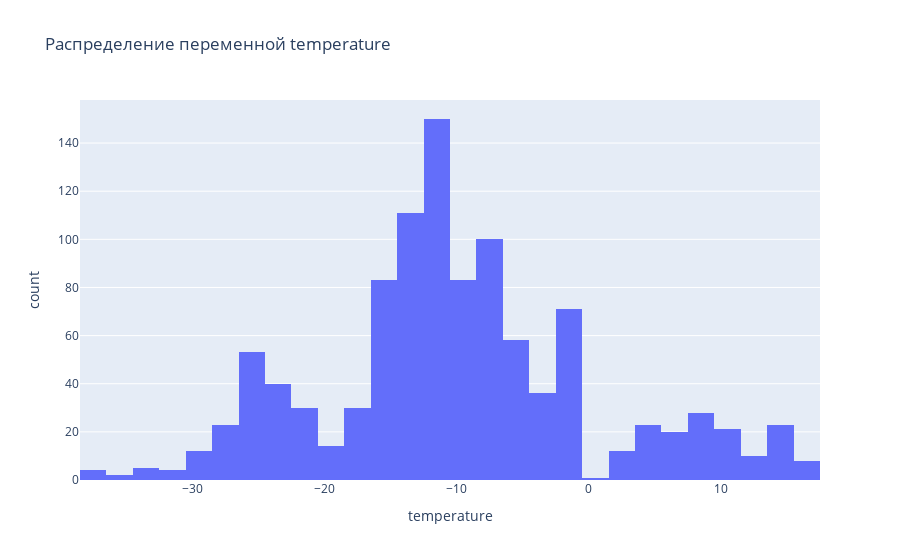
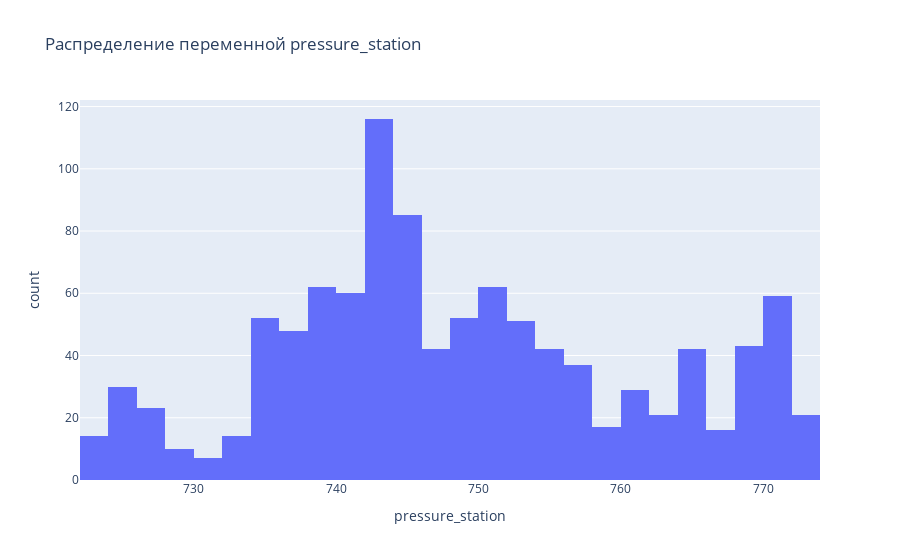
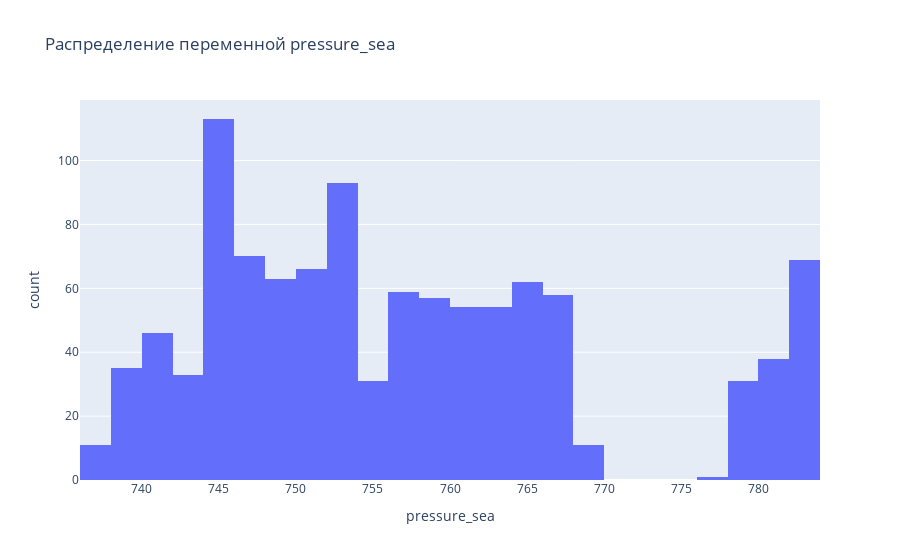
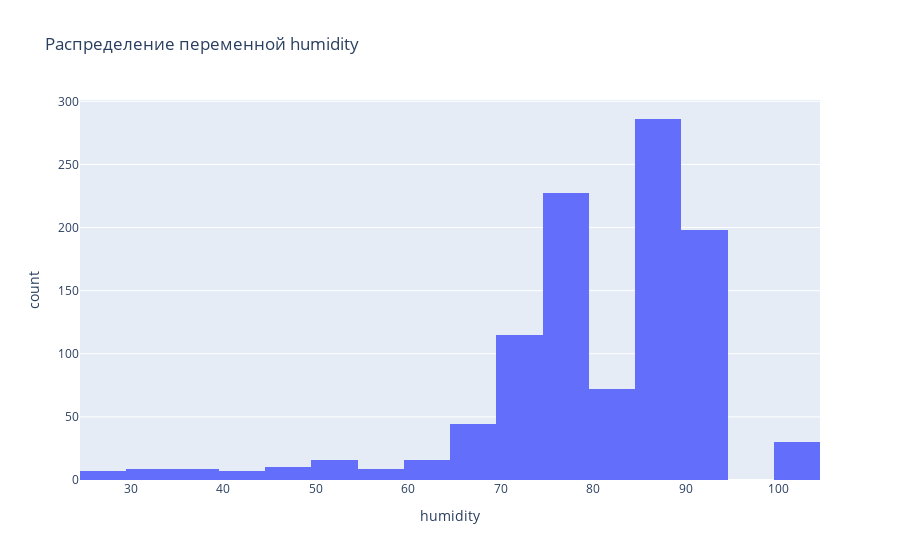

Here is the notebook cell these charts were saved with, in order:
### Code cell
import plotly.express as px
num_cols = df.select_dtypes(include='number').columns

for col in num_cols:
    fig = px.histogram(df, x=col, nbins=30, title=f'Распределение переменной {col}')
    fig.show()

### Figure 1 — Plotly figure (JSON) as saved in the notebook; plotly's stock layout.template omitted (floating-point values rounded to 4 significant figures; data arrays with more than 128 entries replaced by an {"elided": "..."} marker saying what was removed)
{"data": [{"bingroup": "x", "hovertemplate": "temperature=%{x}<br>count=%{y}<extra></extra>", "legendgroup": "", "marker": {"color": "#636efa", "pattern": {"shape": ""}}, "name": "", "nbinsx": 30, "orientation": "v", "showlegend": false, "type": "histogram", "x": {"elided": "1055 int values"}, "xaxis": "x", "yaxis": "y"}], "layout": {"barmode": "relative", "legend": {"tracegroupgap": 0}, "title": {"text": "Распределение переменной temperature"}, "xaxis": {"anchor": "y", "domain": [0, 1], "title": {"text": "temperature"}}, "yaxis": {"anchor": "x", "domain": [0, 1], "title": {"text": "count"}}}}

### Figure 2 — Plotly figure (JSON) as saved in the notebook; plotly's stock layout.template omitted (floating-point values rounded to 4 significant figures; data arrays with more than 128 entries replaced by an {"elided": "..."} marker saying what was removed)
{"data": [{"bingroup": "x", "hovertemplate": "pressure_station=%{x}<br>count=%{y}<extra></extra>", "legendgroup": "", "marker": {"color": "#636efa", "pattern": {"shape": ""}}, "name": "", "nbinsx": 30, "orientation": "v", "showlegend": false, "type": "histogram", "x": {"elided": "1055 float values"}, "xaxis": "x", "yaxis": "y"}], "layout": {"barmode": "relative", "legend": {"tracegroupgap": 0}, "title": {"text": "Распределение переменной pressure_station"}, "xaxis": {"anchor": "y", "domain": [0, 1], "title": {"text": "pressure_station"}}, "yaxis": {"anchor": "x", "domain": [0, 1], "title": {"text": "count"}}}}

### Figure 3 — Plotly figure (JSON) as saved in the notebook; plotly's stock layout.template omitted (floating-point values rounded to 4 significant figures; data arrays with more than 128 entries replaced by an {"elided": "..."} marker saying what was removed)
{"data": [{"bingroup": "x", "hovertemplate": "pressure_sea=%{x}<br>count=%{y}<extra></extra>", "legendgroup": "", "marker": {"color": "#636efa", "pattern": {"shape": ""}}, "name": "", "nbinsx": 30, "orientation": "v", "showlegend": false, "type": "histogram", "x": {"elided": "1055 float values"}, "xaxis": "x", "yaxis": "y"}], "layout": {"barmode": "relative", "legend": {"tracegroupgap": 0}, "title": {"text": "Распределение переменной pressure_sea"}, "xaxis": {"anchor": "y", "domain": [0, 1], "title": {"text": "pressure_sea"}}, "yaxis": {"anchor": "x", "domain": [0, 1], "title": {"text": "count"}}}}

### Figure 4 — Plotly figure (JSON) as saved in the notebook; plotly's stock layout.template omitted (floating-point values rounded to 4 significant figures; data arrays with more than 128 entries replaced by an {"elided": "..."} marker saying what was removed)
{"data": [{"bingroup": "x", "hovertemplate": "humidity=%{x}<br>count=%{y}<extra></extra>", "legendgroup": "", "marker": {"color": "#636efa", "pattern": {"shape": ""}}, "name": "", "nbinsx": 30, "orientation": "v", "showlegend": false, "type": "histogram", "x": {"elided": "1055 int values"}, "xaxis": "x", "yaxis": "y"}], "layout": {"barmode": "relative", "legend": {"tracegroupgap": 0}, "title": {"text": "Распределение переменной humidity"}, "xaxis": {"anchor": "y", "domain": [0, 1], "title": {"text": "humidity"}}, "yaxis": {"anchor": "x", "domain": [0, 1], "title": {"text": "count"}}}}
